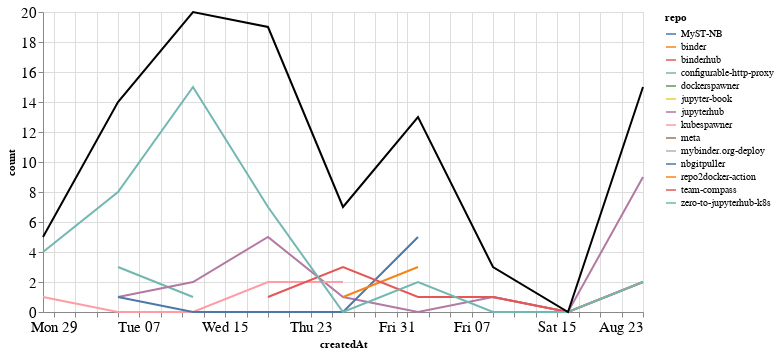

Here is the notebook cell this chart was saved with:
### Markdown cell above
## Comments

### Code cell
comments_time = comments.groupby('repo').resample('W', on='createdAt').count()['author'].reset_index()
comments_time = comments_time.rename(columns={'author': 'count'})
comments_time_total = comments_time.groupby('createdAt').agg({"count": "sum"}).reset_index()
ch1 = alt.Chart(comments_time, width=600).mark_line().encode(
    x='createdAt',
    y='count',
    color='repo',
    tooltip="repo"
)

ch2 = alt.Chart(comments_time_total, width=600).mark_line(color="black").encode(
    x='createdAt',
    y='count',
)

ch1 + ch2

### Figure 1 — Vega-Lite specification as saved in the notebook (floating-point values rounded to 4 significant figures)
{"config": {"axisLeft": {"labelFontSize": 15}, "axisBottom": {"labelFontSize": 15}}, "layer": [{"data": {"name": "data-4365babda0c0303122fe2c8871bdea59"}, "mark": "line", "encoding": {"color": {"type": "nominal", "field": "repo"}, "tooltip": {"type": "nominal", "field": "repo"}, "x": {"type": "temporal", "field": "createdAt"}, "y": {"type": "quantitative", "field": "count"}}, "width": 600}, {"data": {"name": "data-79efa154d0ea8b07309b0900ae24f1c5"}, "mark": {"type": "line", "color": "black"}, "encoding": {"x": {"type": "temporal", "field": "createdAt"}, "y": {"type": "quantitative", "field": "count"}}, "width": 600}], "$schema": "https://vega.github.io/schema/vega-lite/v4.8.1.json", "datasets": {"data-4365babda0c0303122fe2c8871bdea59": [{"repo": "MyST-NB", "createdAt": "2020-08-02T00:00:00", "count": 2}, {"repo": "binder", "createdAt": "2020-07-19T00:00:00", "count": 2}, {"repo": "binderhub", "createdAt": "2020-08-09T00:00:00", "count": 1}, {"repo": "binderhub", "createdAt": "2020-08-16T00:00:00", "count": 0}, {"repo": "binderhub", "createdAt": "2020-08-23T00:00:00", "count": 2}, {"repo": "configurable-http-proxy", "createdAt": "2020-07-05T00:00:00", "count": 3}, {"repo": "configurable-http-proxy", "createdAt": "2020-07-12T00:00:00", "count": 1}, {"repo": "dockerspawner", "createdAt": "2020-07-05T00:00:00", "count": 1}, {"repo": "jupyter-book", "createdAt": "2020-07-12T00:00:00", "count": 1}, {"repo": "jupyterhub", "createdAt": "2020-07-05T00:00:00", "count": 1}, {"repo": "jupyterhub", "createdAt": "2020-07-12T00:00:00", "count": 2}, {"repo": "jupyterhub", "createdAt": "2020-07-19T00:00:00", "count": 5}, {"repo": "jupyterhub", "createdAt": "2020-07-26T00:00:00", "count": 1}, {"repo": "jupyterhub", "createdAt": "2020-08-02T00:00:00", "count": 0}, {"repo": "jupyterhub", "createdAt": "2020-08-09T00:00:00", "count": 1}, {"repo": "jupyterhub", "createdAt": "2020-08-16T00:00:00", "count": 0}, {"repo": "jupyterhub", "createdAt": "2020-08-23T00:00:00", "count": 9}, {"repo": "kubespawner", "createdAt": "2020-06-28T00:00:00", "count": 1}, {"repo": "kubespawner", "createdAt": "2020-07-05T00:00:00", "count": 0}, {"repo": "kubespawner", "createdAt": "2020-07-12T00:00:00", "count": 0}, {"repo": "kubespawner", "createdAt": "2020-07-19T00:00:00", "count": 2}, {"repo": "kubespawner", "createdAt": "2020-07-26T00:00:00", "count": 2}, {"repo": "meta", "createdAt": "2020-07-19T00:00:00", "count": 2}, {"repo": "mybinder.org-deploy", "createdAt": "2020-07-12T00:00:00", "count": 1}, {"repo": "nbgitpuller", "createdAt": "2020-07-05T00:00:00", "count": 1}, {"repo": "nbgitpuller", "createdAt": "2020-07-12T00:00:00", "count": 0}, {"repo": "nbgitpuller", "createdAt": "2020-07-19T00:00:00", "count": 0}, {"repo": "nbgitpuller", "createdAt": "2020-07-26T00:00:00", "count": 0}, {"repo": "nbgitpuller", "createdAt": "2020-08-02T00:00:00", "count": 5}, {"repo": "repo2docker-action", "createdAt": "2020-07-26T00:00:00", "count": 1}, {"repo": "repo2docker-action", "createdAt": "2020-08-02T00:00:00", "count": 3}, {"repo": "team-compass", "createdAt": "2020-07-19T00:00:00", "count": 1}, {"repo": "team-compass", "createdAt": "2020-07-26T00:00:00", "count": 3}, {"repo": "team-compass", "createdAt": "2020-08-02T00:00:00", "count": 1}, {"repo": "team-compass", "createdAt": "2020-08-09T00:00:00", "count": 1}, {"repo": "team-compass", "createdAt": "2020-08-16T00:00:00", "count": 0}, {"repo": "team-compass", "createdAt": "2020-08-23T00:00:00", "count": 2}, {"repo": "zero-to-jupyterhub-k8s", "createdAt": "2020-06-28T00:00:00", "count": 4}, {"repo": "zero-to-jupyterhub-k8s", "createdAt": "2020-07-05T00:00:00", "count": 8}, {"repo": "zero-to-jupyterhub-k8s", "createdAt": "2020-07-12T00:00:00", "count": 15}, {"repo": "zero-to-jupyterhub-k8s", "createdAt": "2020-07-19T00:00:00", "count": 7}, {"repo": "zero-to-jupyterhub-k8s", "createdAt": "2020-07-26T00:00:00", "count": 0}, {"repo": "zero-to-jupyterhub-k8s", "createdAt": "2020-08-02T00:00:00", "count": 2}, {"repo": "zero-to-jupyterhub-k8s", "createdAt": "2020-08-09T00:00:00", "count": 0}, {"repo": "zero-to-jupyterhub-k8s", "createdAt": "2020-08-16T00:00:00", "count": 0}, {"repo": "zero-to-jupyterhub-k8s", "createdAt": "2020-08-23T00:00:00", "count": 2}], "data-79efa154d0ea8b07309b0900ae24f1c5": [{"createdAt": "2020-06-28T00:00:00", "count": 5}, {"createdAt": "2020-07-05T00:00:00", "count": 14}, {"createdAt": "2020-07-12T00:00:00", "count": 20}, {"createdAt": "2020-07-19T00:00:00", "count": 19}, {"createdAt": "2020-07-26T00:00:00", "count": 7}, {"createdAt": "2020-08-02T00:00:00", "count": 13}, {"createdAt": "2020-08-09T00:00:00", "count": 3}, {"createdAt": "2020-08-16T00:00:00", "count": 0}, {"createdAt": "2020-08-23T00:00:00", "count": 15}]}}
